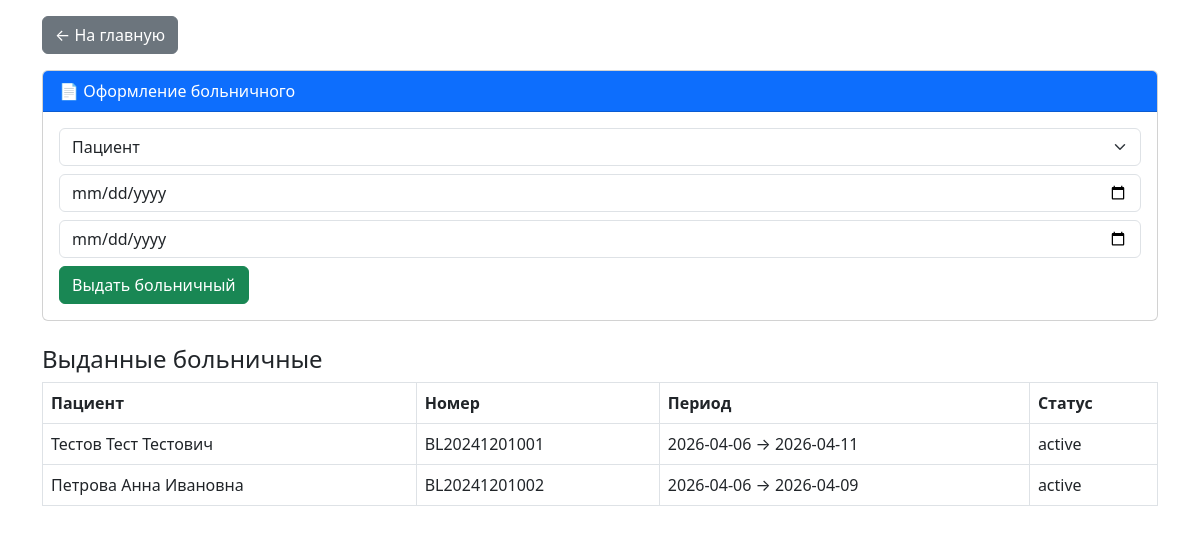
/electronic-card/modules/sick_leave.php (signed in), run on the app's committed database.
### tables this page shows
CREATE TABLE `sick_leaves` (
    `id` INT(11) NOT NULL AUTO_INCREMENT,
    `patient_id` INT(11) NOT NULL,
    `doctor_id` INT(11) NOT NULL,
    `appointment_id` INT(11) DEFAULT NULL,
    `start_date` DATE NOT NULL,
    `end_date` DATE NOT NULL,
    `number` VARCHAR(20) NOT NULL,
    `status` ENUM('active', 'closed', 'cancelled') NOT NULL DEFAULT 'active',
    `created_at` TIMESTAMP NOT NULL DEFAULT CURRENT_TIMESTAMP,
    PRIMARY KEY (`id`),
    UNIQUE KEY `number` (`number`),
    KEY `patient_id` (`patient_id`),
    KEY `doctor_id` (`doctor_id`),
    CONSTRAINT `sick_leaves_ibfk_1` FOREIGN KEY (`patient_id`) REFERENCES `patients` (`id`) ON DELETE CASCADE,
    CONSTRAINT `sick_leaves_ibfk_2` FOREIGN KEY (`doctor_id`) REFERENCES `doctors` (`id`) ON DELETE CASCADE,
    CONSTRAINT `sick_leaves_ibfk_3` FOREIGN KEY (`appointment_id`) REFERENCES `appointments` (`id`) ON DELETE SET NULL
);

CREATE TABLE `patients` (
    `id` INT(11) NOT NULL AUTO_INCREMENT,
    `full_name` VARCHAR(150) NOT NULL,
    `birth_date` DATE NOT NULL,
    `gender` ENUM('М', 'Ж') NOT NULL DEFAULT 'М',
    `phone` VARCHAR(20) DEFAULT NULL,
    `address` TEXT DEFAULT NULL,
    `policy_number` VARCHAR(20) DEFAULT NULL,
    `snils` VARCHAR(14) DEFAULT NULL,
    `created_at` TIMESTAMP NOT NULL DEFAULT CURRENT_TIMESTAMP,
    `updated_at` TIMESTAMP NOT NULL DEFAULT CURRENT_TIMESTAMP ON UPDATE CURRENT_TIMESTAMP,
    PRIMARY KEY (`id`),
    UNIQUE KEY `policy_number` (`policy_number`),
    UNIQUE KEY `snils` (`snils`)
);

### electronic-card/modules/sick_leave.php (the view, shortened to what this page needs)
<?php
require_once '../config/database.php';
$leaves = $pdo->query("SELECT sl.*, p.full_name FROM sick_leaves sl JOIN patients p ON sl.patient_id = p.id ORDER BY sl.created_at DESC")->fetchAll();
?>
<!DOCTYPE html>
<html lang="ru">
<head>
    <link href="https://cdn.jsdelivr.net/npm/bootstrap@5.3.0/dist/css/bootstrap.min.css" rel="stylesheet">
</head>
<body>
<div class="container mt-3">
    <a href="../index.php" class="btn btn-secondary mb-3">← На главную</a>
    <div class="card">
        <div class="card-header bg-primary text-white">📄 Оформление больничного</div>
        <div class="card-body">
            <form method="POST">
                <select name="patient_id" class="form-select mb-2" required><option value="">Пациент</option></select>
                <input type="date" name="start_date" class="form-control mb-2" required>
                <input type="date" name="end_date" class="form-control mb-2" required>
                <button type="submit" class="btn btn-success">Выдать больничный</button>
            </form>
        </div>
    </div>
    <h4 class="mt-4">Выданные больничные</h4>
    <table class="table table-bordered"><tr><th>Пациент</th><th>Номер</th><th>Период</th><th>Статус</th></tr>
    <?php foreach ($leaves as $l): ?>
    <tr><td><?=htmlspecialchars($l['full_name'])?></td><td><?=$l['number']?></td><td><?=$l['start_date']?> → <?=$l['end_date']?></td><td><?=$l['status']?></td></tr>
    <?php endforeach; ?>
    </table>
</div>
</body>
</html>

### data on the page
sick_leaves: patient.full_name "Тестов Тест Тестович", number "BL20241201001", start_date "2026-04-06", end_date "2026-04-11", status "active"
sick_leaves: patient.full_name "Петрова Анна Ивановна", number "BL20241201002", start_date "2026-04-06", end_date "2026-04-09", status "active"
